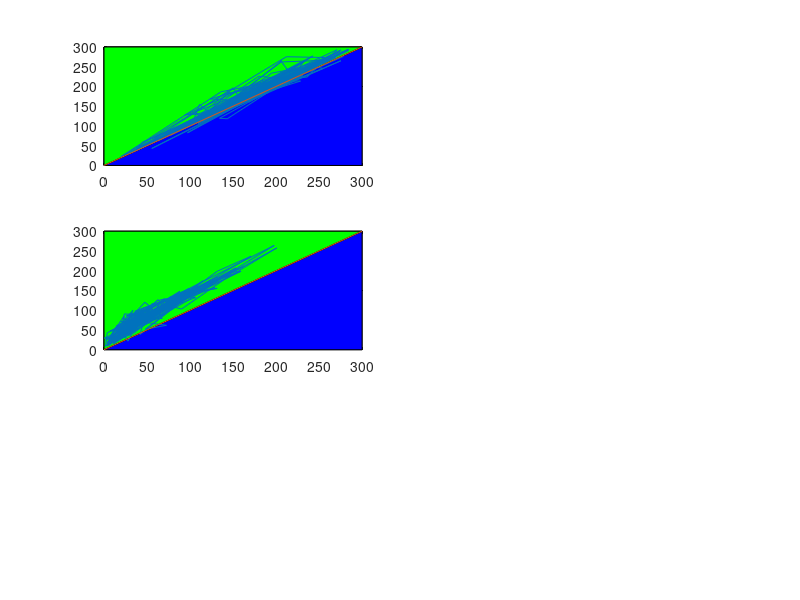

The MATLAB source for this figure:

clear
clc

load param_ThrePert_SB0AB0_25pc_AND.mat
load param_SameSA0SB0_AND.mat

unp=tri_types(nrr,:);
ind=tri_type_AB0ltSB0;
dir=tri_type_SB0ltAB0;

nr=length(tri_type_SB0ltAB0);

for ii=1:nr

    if tri_type_AB0ltSB0(ii)==1 
        M_state_AB0ltSB0(ii,1)=SNB_AB0ltSB0(ii,3)-SNB_AB0ltSB0(ii,4);
        H_state_AB0ltSB0(ii,1)=SNB_AB0ltSB0(ii,3)-SNB_AB0ltSB0(ii,2);
        Tri_Reg_AB0ltSB0(ii,1)=SNB_AB0ltSB0(ii,1)-SNB_AB0ltSB0(ii,4);
    elseif tri_type_AB0ltSB0(ii)==3
        M_state_AB0ltSB0(ii,1)=SNB_AB0ltSB0(ii,3)-SNB_AB0ltSB0(ii,4);
        H_state_AB0ltSB0(ii,1)=SNB_AB0ltSB0(ii,3)-SNB_AB0ltSB0(ii,2);
        Tri_Reg_AB0ltSB0(ii,1)=SNB_AB0ltSB0(ii,1)-SNB_AB0ltSB0(ii,2);
    elseif tri_type_AB0ltSB0(ii)==2 
        M_state_AB0ltSB0(ii,1)=SNB_AB0ltSB0(ii,1)-SNB_AB0ltSB0(ii,4);
        H_state_AB0ltSB0(ii,1)=SNB_AB0ltSB0(ii,3)-SNB_AB0ltSB0(ii,2);
        Tri_Reg_AB0ltSB0(ii,1)=SNB_AB0ltSB0(ii,3)-SNB_AB0ltSB0(ii,4);
    elseif tri_type_AB0ltSB0(ii)==4 
        M_state_AB0ltSB0(ii,1)=SNB_AB0ltSB0(ii,1)-SNB_AB0ltSB0(ii,4);
        H_state_AB0ltSB0(ii,1)=SNB_AB0ltSB0(ii,3)-SNB_AB0ltSB0(ii,2);
        Tri_Reg_AB0ltSB0(ii,1)=SNB_AB0ltSB0(ii,3)-SNB_AB0ltSB0(ii,2);
    end


    if tri_type_SB0ltAB0(ii)==1 
        M_state_SB0ltAB0(ii,1)=SNB_SB0ltAB0(ii,3)-SNB_SB0ltAB0(ii,4);
        H_state_SB0ltAB0(ii,1)=SNB_SB0ltAB0(ii,3)-SNB_SB0ltAB0(ii,2);
        Tri_Reg_SB0ltAB0(ii,1)=SNB_SB0ltAB0(ii,1)-SNB_SB0ltAB0(ii,4);
    elseif tri_type_SB0ltAB0(ii)==3
        M_state_SB0ltAB0(ii,1)=SNB_SB0ltAB0(ii,3)-SNB_SB0ltAB0(ii,4);
        H_state_SB0ltAB0(ii,1)=SNB_SB0ltAB0(ii,3)-SNB_SB0ltAB0(ii,2);
        Tri_Reg_SB0ltAB0(ii,1)=SNB_SB0ltAB0(ii,1)-SNB_SB0ltAB0(ii,2);
    elseif tri_type_SB0ltAB0(ii)==2
        M_state_SB0ltAB0(ii,1)=SNB_SB0ltAB0(ii,1)-SNB_SB0ltAB0(ii,4);
        H_state_SB0ltAB0(ii,1)=SNB_SB0ltAB0(ii,3)-SNB_SB0ltAB0(ii,2);
        Tri_Reg_SB0ltAB0(ii,1)=SNB_SB0ltAB0(ii,3)-SNB_SB0ltAB0(ii,4);
    elseif tri_type_SB0ltAB0(ii)==4
        M_state_SB0ltAB0(ii,1)=SNB_SB0ltAB0(ii,1)-SNB_SB0ltAB0(ii,4);
        H_state_SB0ltAB0(ii,1)=SNB_SB0ltAB0(ii,3)-SNB_SB0ltAB0(ii,2);
        Tri_Reg_SB0ltAB0(ii,1)=SNB_SB0ltAB0(ii,3)-SNB_SB0ltAB0(ii,2);
    end

end

ind_types=[sum(ind==1),sum(ind==2),sum(ind==3),sum(ind==4)];
ind_pc=ind_types.*100./sum(ind_types);

dir_types=[sum(dir==1),sum(dir==2),sum(dir==3),sum(dir==4)];
dir_pc=dir_types.*100./sum(dir_types);

unp_types=[sum(unp==1),sum(unp==2),sum(unp==3),sum(unp==4)];
unp_pc=unp_types.*100./sum(unp_types);



%%%%%%%%%%%%%%%%%%%%%%%%%%%%%%%%%%%%%%%%%%%%%%%%%%%%%%%%%%%%%%%%%%%%%%%%%%%


% Define the vertices of the triangle
x1 = [0, 300, 300];
y1 = [0, 0, 300];

% Plot the vertices
figure(4)
subplot(3,2,1)
plot(x1, y1, 'k-'); % Plot the lines connecting the vertices

% Fill the area of the triangle
% figure(4)
% subplot(3,3,1)
fill(x1, y1, 'b'); % Fill the triangle with blue color
hold on

% Define the vertices of the triangle
x2 = [0, 0, 300];
y2 = [0, 300, 300];

% Plot the vertices
% figure(4)
% subplot(3,3,1)
plot(x2, y2, 'k-'); % Plot the lines connecting the vertices

% Fill the area of the triangle
% figure(4)
% subplot(3,3,1)
fill(x2, y2, 'g'); % Fill the triangle with blue color
hold on

% figure(4)
% subplot(3,3,1)
plot(SNB_AB0ltSB0(:,1), SNB_SB0ltAB0(:,1))
hold on
plot([0,300],[0,300])

sn1_dir_gt_ind = find(SNB_SB0ltAB0(:,1)>SNB_AB0ltSB0(:,1));
sn1_dir_lt_ind = find(SNB_SB0ltAB0(:,1)<SNB_AB0ltSB0(:,1));
sn1_dir_eq_ind = find(SNB_SB0ltAB0(:,1)==SNB_AB0ltSB0(:,1));
tot_sn1 = length(sn1_dir_gt_ind)+length(sn1_dir_lt_ind)+length(sn1_dir_eq_ind);

sn1_cont=([length(sn1_dir_gt_ind),length(sn1_dir_lt_ind),length(sn1_dir_eq_ind)].*100./tot_sn1)

% Define the vertices of the triangle
x1 = [0, 300, 300];
y1 = [0, 0, 300];

% Plot the vertices
figure(4)
subplot(3,2,3)
plot(x1, y1, 'k-'); % Plot the lines connecting the vertices

% Fill the area of the triangle
% figure(4)
% subplot(2,2,2)
fill(x1, y1, 'b'); % Fill the triangle with blue color
hold on

% Define the vertices of the triangle
x2 = [0, 0, 300];
y2 = [0, 300, 300];

% Plot the vertices
% figure(4)
% subplot(2,2,2)
plot(x2, y2, 'k-'); % Plot the lines connecting the vertices

% Fill the area of the triangle
% figure(4)
% subplot(2,2,2)
fill(x2, y2, 'g'); % Fill the triangle with blue color
hold on

% subplot(2,2,2)
plot(M_state_AB0ltSB0,M_state_SB0ltAB0)
hold on
plot([0,300],[0,300])

m_dir_gt_ind = find(M_state_SB0ltAB0(:,1)>M_state_AB0ltSB0(:,1));
m_dir_lt_ind = find(M_state_SB0ltAB0(:,1)<M_state_AB0ltSB0(:,1));
m_dir_eq_ind = find(M_state_SB0ltAB0(:,1)==M_state_AB0ltSB0(:,1));
tot_m = length(m_dir_gt_ind)+length(m_dir_lt_ind)+length(m_dir_eq_ind);


mstate_cont=([length(m_dir_gt_ind),length(m_dir_lt_ind),length(m_dir_eq_ind)].*100./tot_m)

